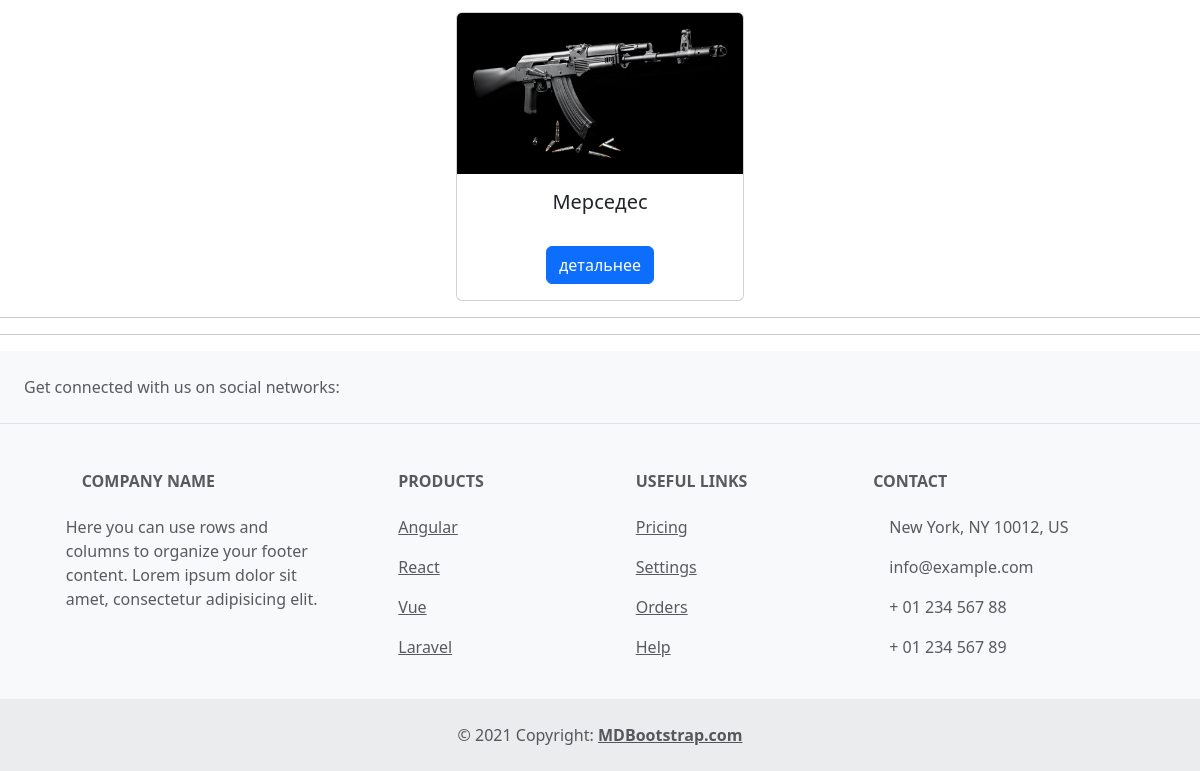
/cars/ (lower part), run on an earlier commit of the app's database.
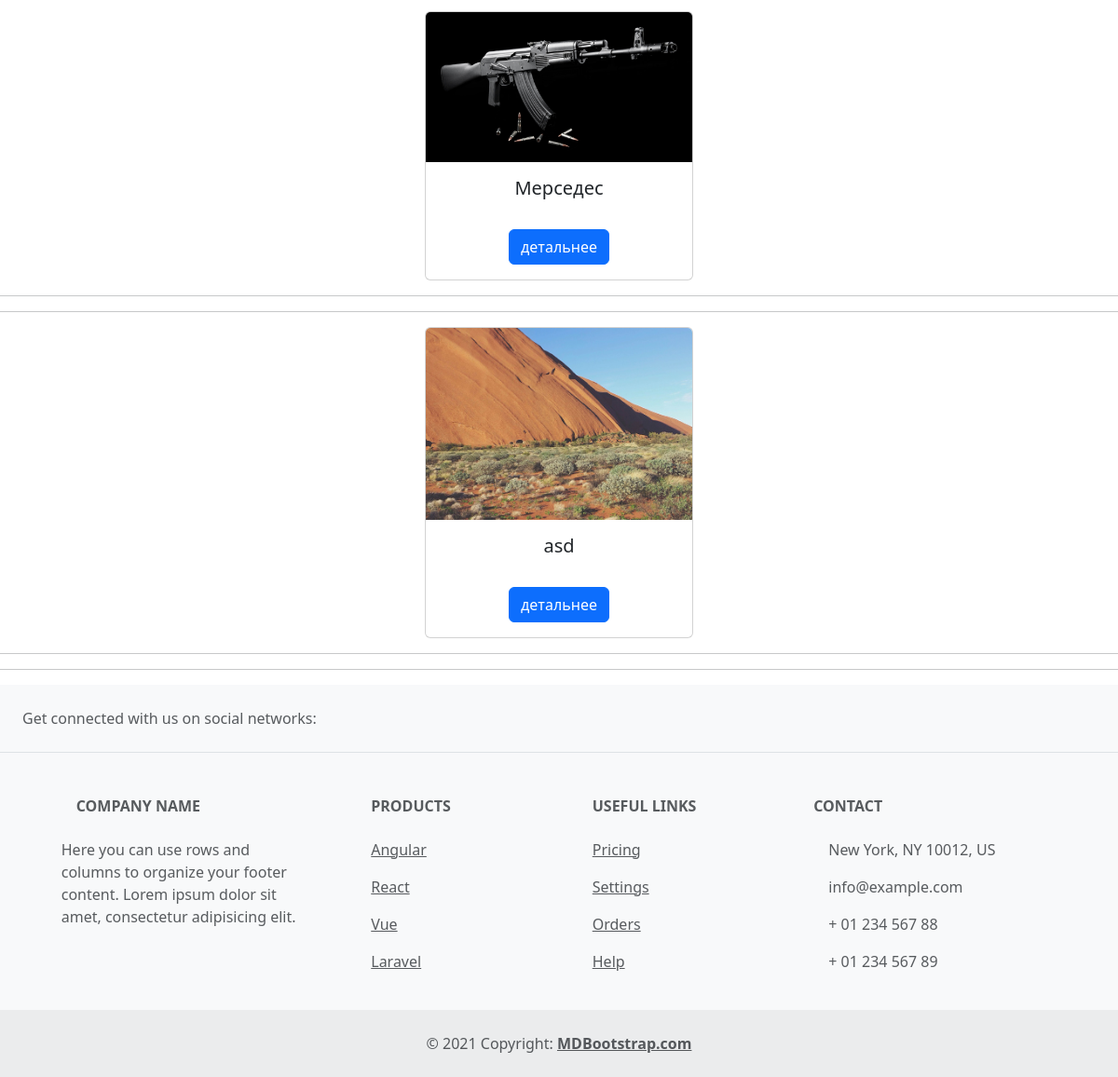
And on a later commit of the database.
### cars/models.py (models this page shows, shortened)
class Cars(models.Model):
    TYPE_CAR = (
        ('Олдовые', 'Олдовые'),
        ('Спортивные', 'Спортивные'),
        ('Грузовые', 'Грузовые')
    )
    title = models.CharField(max_length=100)
    image = models.ImageField(upload_to='cars/')
    description = models.TextField()
    color = models.CharField(max_length=100)
    type_car = models.CharField(max_length=100, choices=TYPE_CAR)
    url_car = models.URLField()
    created_at = models.DateTimeField(auto_now_add=True)

### cars/views.py (the view)
# urls.py: path('cars/', views.CarView.as_view(), name='cars'),
class CarView(generic.ListView):
    template_name = 'cars/cars.html'
    queryset = models.Cars.objects.all()
    def get_queryset(self):
        return models.Cars.objects.all()

### templates/cars/cars.html
{% include 'cars/header.html' %}
<center>
    <h1>Список машин</h1><br>
    {% for i in object_list %}
<div class="card" style="width: 18rem;">
  <img src="{{i.image.url}}" class="card-img-top" alt="...">
  <div class="card-body">
    <h5 class="card-title">{{i.title}}</h5><br>
    <a href="/cars_detail/{{i.id}}" class="btn btn-primary">детальнее</a>
  </div>
</div>
    <hr>
    <hr>
{% endfor %}
</center>
{% include 'cars/footer.html' %}

What changed in the data, as far as the page shows it:
added Cars: image (picture), title "asd"
